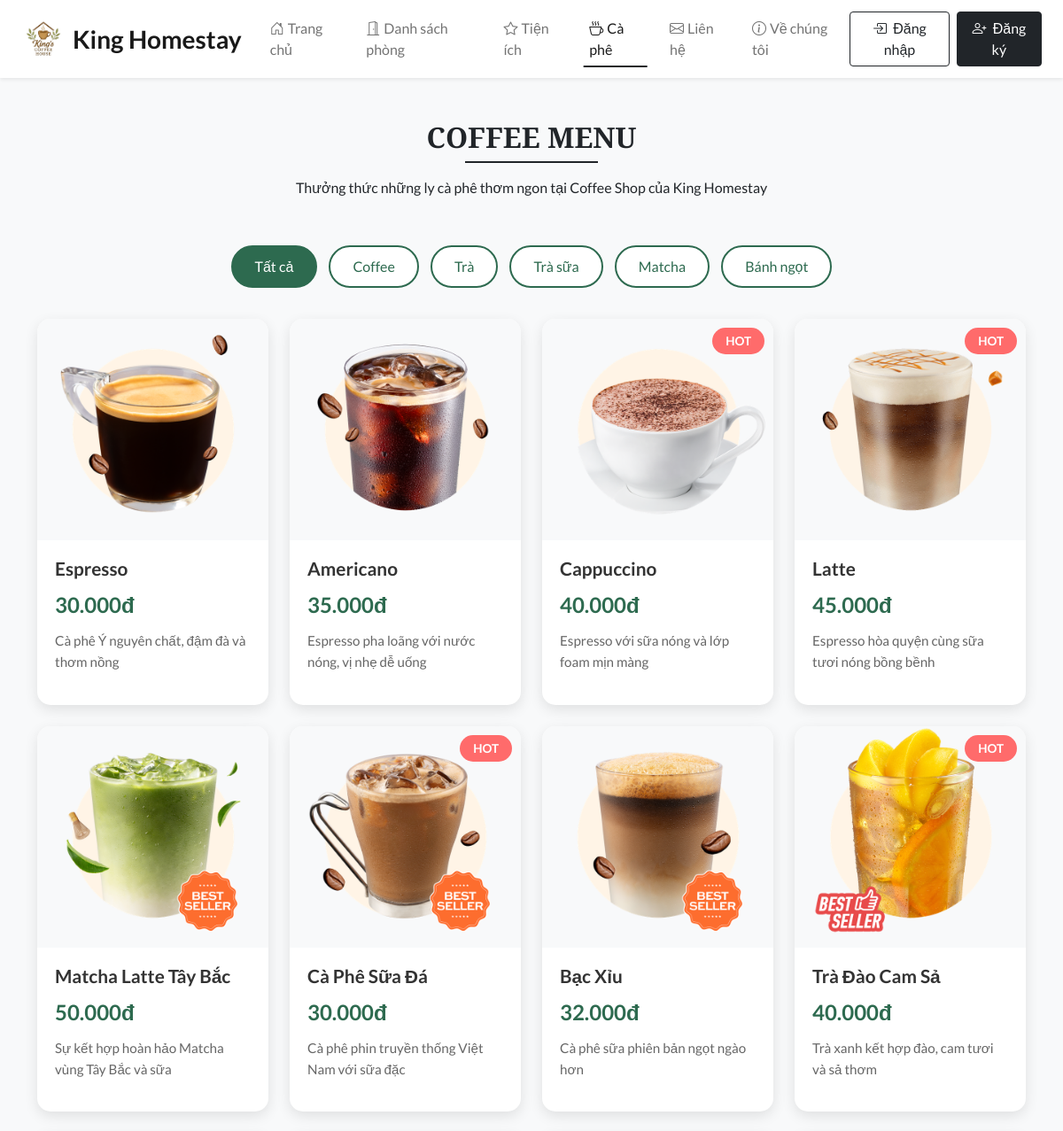
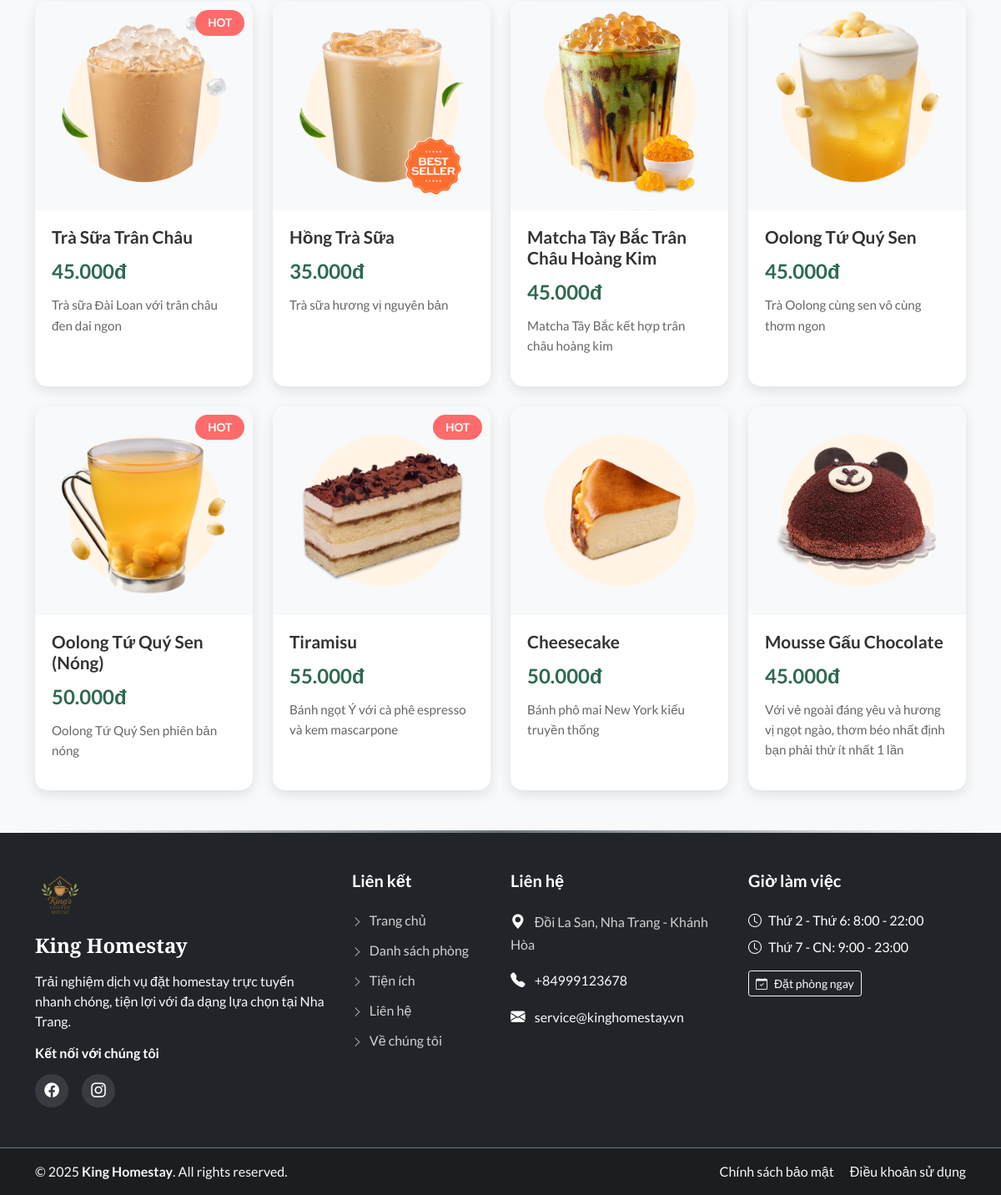
The page /coffee.php on the database its author committed (2 pictures, top to bottom).
### tables this page shows
CREATE TABLE `settings` (
  `sr_no` int(11) NOT NULL,
  `site_title` varchar(50) NOT NULL,
  `site_about` varchar(250) NOT NULL,
  `shutdown` tinyint(1) NOT NULL
);

CREATE TABLE `coffee` (
  `id` int(11) NOT NULL,
  `name` varchar(150) NOT NULL,
  `category` varchar(50) NOT NULL,
  `price` int(11) NOT NULL,
  `description` text DEFAULT NULL,
  `image` varchar(150) NOT NULL,
  `is_special` tinyint(1) NOT NULL DEFAULT 0,
  `display_order` int(11) NOT NULL DEFAULT 0,
  `status` tinyint(1) NOT NULL DEFAULT 1
);

CREATE TABLE `contact_details` (
  `sr_no` int(11) NOT NULL,
  `address` varchar(50) NOT NULL,
  `gmap` varchar(100) NOT NULL,
  `pn1` bigint(20) NOT NULL,
  `email` varchar(100) NOT NULL,
  `fb` varchar(100) NOT NULL,
  `insta` varchar(100) NOT NULL,
  `tw` varchar(100) NOT NULL,
  `iframe` varchar(300) NOT NULL
);

### admin/inc/db_config.php (called while the page is built, shortened)
<?php
  function select($sql, $values, $datatypes) {
    $con = $GLOBALS['con'];
    if($stmt = mysqli_prepare($con, $sql)){
      mysqli_stmt_bind_param($stmt, $datatypes, ...$values);
      if(mysqli_stmt_execute($stmt)){
        $res = mysqli_stmt_get_result($stmt);
        return $res;
      }
      else{
        mysqli_stmt_close($stmt);
        die("Query cannot be executed - Execute");
      }
    }
    else{
      die("Query cannot be executed - Select");
    }
  }
?>

### coffee.php (the view, shortened to what this page needs)
<!DOCTYPE html>
<html lang="en">
<head>
  <?php require('inc/links.php'); ?>
</head>
<body class="bg-light">
  <?php require('inc/header.php'); ?>
  <div class="my-5 px-4">
    <h2 class="fw-bold h-font text-center">COFFEE MENU</h2>
    <div class="h-line bg-dark"></div>
    <p class="text-center mt-3">
      Thưởng thức những ly cà phê thơm ngon tại Coffee Shop của King Homestay
    </p>
  </div>
  <div class="container">
    <div class="category-filter text-center">
      <button class="category-btn active" onclick="filterCategory('all')">Tất cả</button>
      <button class="category-btn" onclick="filterCategory('coffee')">Coffee</button>
      <button class="category-btn" onclick="filterCategory('tea')">Trà</button>
      <button class="category-btn" onclick="filterCategory('milk tea')">Trà sữa</button>
      <button class="category-btn" onclick="filterCategory('matcha')">Matcha</button>
      <button class="category-btn" onclick="filterCategory('dessert')">Bánh ngọt</button>
    </div>
    <div class="row g-4 mb-5" id="coffee-menu">
      <?php
        $coffee_q = mysqli_query($con, "SELECT * FROM coffee WHERE status=1 ORDER BY display_order");
        while($coffee = mysqli_fetch_assoc($coffee_q))
        {
          $special_badge = $coffee['is_special'] ? '<div class="special-badge">HOT</div>' : '';
          $price_formatted = number_format($coffee['price'], 0, ',', '.') . 'đ';
          echo <<<menu
            <div class="col-lg-3 col-md-4 col-sm-6 coffee-item" data-category="{$coffee['category']}">
              <div class="coffee-card position-relative">
                $special_badge
                <img src="images/coffee/{$coffee['image']}" class="coffee-img" alt="{$coffee['name']}">
                <div class="coffee-body">
                  <h5 class="coffee-name">{$coffee['name']}</h5>
                  <div class="coffee-price">$price_formatted</div>
                  <p class="coffee-desc">{$coffee['description']}</p>
                </div>
              </div>
            </div>
          menu;
        }
      ?>
    </div>
  </div>
  <?php require('inc/footer.php'); ?>
</body>
</html>

### inc/header.php (shortened to what this page needs)
<nav id="nav-bar" class="navbar navbar-expand-lg navbar-light bg-white shadow-sm sticky-top">
  <div class="container-fluid px-lg-4">
    <a class="navbar-brand d-flex align-items-center fw-bold fs-3 h-font order-lg-1" href="index.php">
      <img src="images/logohm.png" alt="Logo" width="50" height="50" class="me-2">
      <span class="d-none d-lg-inline"><?php echo $settings_r['site_title'] ?></span>
    </a>
    <div class="d-flex align-items-center order-lg-3 ms-auto">
      <?php
        if(isset($_SESSION['login']) && $_SESSION['login']==true)
        {
          $path = USERS_IMG_PATH;
          echo<<<data
            <div class="dropdown">
              <button class="btn btn-light shadow-none d-flex align-items-center dropdown-toggle" type="button" data-bs-toggle="dropdown" aria-expanded="false">
                <img src="$path$_SESSION[uPic]" style="width: 35px; height: 35px;" class="rounded-circle me-2">
                <span class="d-none d-md-inline">$_SESSION[uName]</span>
              </button>
              <ul class="dropdown-menu dropdown-menu-end shadow">
                <li><a class="dropdown-item" href="profile.php"><i class="bi bi-person me-2"></i>Hồ sơ cá nhân</a></li>
                <li><a class="dropdown-item" href="bookings.php"><i class="bi bi-calendar-check me-2"></i>Lịch sử đặt phòng</a></li>
                <li><hr class="dropdown-divider"></li>
                <li><a class="dropdown-item text-danger" href="logout.php"><i class="bi bi-box-arrow-right me-2"></i>Đăng xuất</a></li>
              </ul>
            </div>
          data;
        }
        else
        {
          echo<<<data
            <button type="button" class="btn btn-outline-dark shadow-none me-2" data-bs-toggle="modal" data-bs-target="#loginModal">
              <i class="bi bi-box-arrow-in-right me-1"></i>
              <span class="d-none d-sm-inline">Đăng nhập</span>
            </button>
            <button type="button" class="btn btn-dark shadow-none" data-bs-toggle="modal" data-bs-target="#registerModal">
              <i class="bi bi-person-plus me-1"></i>
              <span class="d-none d-sm-inline">Đăng ký</span>
            </button>
          data;
        }
      ?>
    </div>
    <div class="collapse navbar-collapse order-lg-2" id="navbarSupportedContent">
      <ul class="navbar-nav me-auto mb-2 mb-lg-0">
        <li class="nav-item">
          <a class="nav-link px-3" href="index.php">
            <i class="bi bi-house-door me-1"></i>Trang chủ
          </a>
        </li>
        <li class="nav-item">
          <a class="nav-link px-3" href="rooms.php">
            <i class="bi bi-door-open me-1"></i>Danh sách phòng
          </a>
        </li>
        <li class="nav-item">
          <a class="nav-link px-3" href="facilities.php">
            <i class="bi bi-star me-1"></i>Tiện ích
          </a>
        </li>
        <li class="nav-item">
          <a class="nav-link px-3" href="coffee.php">
            <i class="bi bi-cup-hot me-1"></i>Cà phê
          </a>
        </li>
        <li class="nav-item">
          <a class="nav-link px-3" href="contact.php">
            <i class="bi bi-envelope me-1"></i>Liên hệ
          </a>
        </li>
        <li class="nav-item">
          <a class="nav-link px-3" href="about.php">
            <i class="bi bi-info-circle me-1"></i>Về chúng tôi
          </a>
        </li>
      </ul>
    </div>
  </div>
</nav>

### inc/footer.php (shortened to what this page needs)
<footer class="footer-section bg-dark text-white">
  <div class="container py-5">
    <div class="row g-4">
      <div class="col-lg-4 col-md-6">
        <div class="footer-brand mb-3">
          <img src="images/logohm.png" alt="Logo" width="60" height="60" class="mb-3">
          <h3 class="h-font fw-bold fs-4 text-white"><?php echo $settings_r['site_title'] ?></h3>
        </div>
        <p class="text-light mb-3">
          <?php echo $settings_r['site_about'] ?>
        </p>
        <div class="social-links">
          <h6 class="fw-bold mb-3">Kết nối với chúng tôi</h6>
          <div class="d-flex gap-3">
            <a href="<?php echo $contact_r['fb'] ?>" class="social-icon" target="_blank" rel="noopener">
              <i class="bi bi-facebook"></i>
            </a>
            <a href="<?php echo $contact_r['insta'] ?>" class="social-icon" target="_blank" rel="noopener">
              <i class="bi bi-instagram"></i>
            </a>
          </div>
        </div>
      </div>
      <div class="col-lg-2 col-md-6">
        <h5 class="fw-bold mb-4 text-white">Liên kết</h5>
        <ul class="footer-links list-unstyled">
          <li><a href="index.php"><i class="bi bi-chevron-right me-2"></i>Trang chủ</a></li>
          <li><a href="rooms.php"><i class="bi bi-chevron-right me-2"></i>Danh sách phòng</a></li>
          <li><a href="facilities.php"><i class="bi bi-chevron-right me-2"></i>Tiện ích</a></li>
          <li><a href="contact.php"><i class="bi bi-chevron-right me-2"></i>Liên hệ</a></li>
          <li><a href="about.php"><i class="bi bi-chevron-right me-2"></i>Về chúng tôi</a></li>
        </ul>
      </div>
      <div class="col-lg-3 col-md-6">
        <h5 class="fw-bold mb-4 text-white">Liên hệ</h5>
        <ul class="list-unstyled contact-info">
          <li class="mb-3">
            <i class="bi bi-geo-alt-fill me-2"></i>
            <span><?php echo $contact_r['address'] ?? 'Địa chỉ homestay' ?></span>
          </li>
          <li class="mb-3">
            <i class="bi bi-telephone-fill me-2"></i>
            <a href="tel:<?php echo $contact_r['pn1'] ?? '' ?>" class="text-light text-decoration-none">
              +<?php echo $contact_r['pn1'] ?? 'Số điện thoại' ?>
            </a>
          </li>
          <li class="mb-3">
            <i class="bi bi-envelope-fill me-2"></i>
            <a href="mailto:<?php echo $contact_r['email'] ?? '' ?>" class="text-light text-decoration-none">
              <?php echo $contact_r['email'] ?? 'Email liên hệ' ?>
            </a>
          </li>
        </ul>
      </div>
      <div class="col-lg-3 col-md-6">
        <h5 class="fw-bold mb-4 text-white">Giờ làm việc</h5>
        <ul class="list-unstyled">
          <li class="mb-2"><i class="bi bi-clock me-2"></i>Thứ 2 - Thứ 6: 8:00 - 22:00</li>
          <li class="mb-2"><i class="bi bi-clock me-2"></i>Thứ 7 - CN: 9:00 - 23:00</li>
          <li class="mt-3">
            <button class="btn btn-outline-light btn-sm">
              <i class="bi bi-calendar-check me-2"></i>Đặt phòng ngay
            </button>
          </li>
        </ul>
      </div>
    </div>
  </div>
  <div class="footer-bottom py-3 border-top border-secondary">
    <div class="container">
      <div class="row align-items-center">
        <div class="col-md-6 text-center text-md-start mb-2 mb-md-0">
          <p class="mb-0 text-light">
            © <?php echo date("Y"); ?> <strong><?php echo $settings_r['site_title'] ?></strong>. All rights reserved.
          </p>
        </div>
        <div class="col-md-6 text-center text-md-end">
          <p class="mb-0 text-light">
            <a href="#" class="text-light text-decoration-none me-3">Chính sách bảo mật</a>
            <a href="#" class="text-light text-decoration-none">Điều khoản sử dụng</a>
          </p>
        </div>
      </div>
    </div>
  </div>
</footer>

### css/common.css (style rules this page uses)
:root { --teal: #2D6A4F; --teal_hover: #2D6A4F; }
* { font-family: 'Lato', sans-serif; }
.h-font { font-family: 'Merriweather', serif; }
.h-line { width: 150px; margin: 0 auto; height: 1.7px; }

### coffee.php (style rules this page uses)
.coffee-card { background: white; border-radius: 15px; overflow: hidden; box-shadow: 0 5px 15px rgba(0,0,0,0.1); transition: transform 0.3s ease, box-shadow 0.3s ease; height: 100%; }
.coffee-img { width: 100%; height: 250px; object-fit: contain; object-position: center; background: #f8f9fa; }
.coffee-body { padding: 20px; }
.coffee-name { font-size: 1.3rem; font-weight: bold; color: #333; margin-bottom: 10px; }
.coffee-price { font-size: 1.5rem; color: var(--teal); font-weight: bold; margin-bottom: 10px; }
.coffee-desc { color: #666; font-size: 0.95rem; line-height: 1.6; }
.special-badge { position: absolute; top: 10px; right: 10px; background: #ff6b6b; color: white; padding: 5px 15px; border-radius: 20px; font-weight: bold; font-size: 0.85rem; }
.category-filter { margin-bottom: 30px; }
.category-btn { margin: 5px; padding: 10px 25px; border: 2px solid var(--teal); background: white; color: var(--teal); border-radius: 25px; cursor: pointer; transition: all 0.3s ease; }
.category-btn:hover, .category-btn.active { background: var(--teal); color: white; }

### inc/header.php (style rules this page uses)
#nav-bar { padding: 0.75rem 0; transition: all 0.3s ease; }
.navbar-brand { font-size: 1.5rem; transition: transform 0.3s ease; }
.nav-link { font-weight: 500; position: relative; transition: color 0.3s ease; }
.nav-link::after { content: ''; position: absolute; bottom: 0; left: 50%; width: 0; height: 2px; background-color: #212529; transition: all 0.3s ease; transform: translateX(-50%); }
.nav-link:hover::after, .nav-link.active::after { width: 80%; }

### inc/footer.php (style rules this page uses)
.footer-section { position: relative; overflow: hidden; }
.footer-section::before { content: ''; position: absolute; top: 0; left: 0; right: 0; height: 3px; background: linear-gradient(90deg, #fff, #6c757d, #fff); }
.footer-brand h3 { margin-bottom: 0; }
.social-icon { width: 40px; height: 40px; display: inline-flex; align-items: center; justify-content: center; background-color: rgba(255, 255, 255, 0.1); color: #fff; border-radius: 50%; text-decoration: none; transition: all 0.3s ease; font-size: 1.1rem; }
.footer-links li { margin-bottom: 0.75rem; }
.footer-links a { color: #d1d1d1; text-decoration: none; transition: all 0.3s ease; display: inline-block; }
.footer-links i { font-size: 0.8rem; transition: transform 0.3s ease; }
.contact-info li { color: #d1d1d1; line-height: 1.6; }
.contact-info i { color: #fff; font-size: 1.1rem; }
.footer-bottom { background-color: rgba(0, 0, 0, 0.2); }

### rows shown on the page
settings: site_title "King Homestay", site_about "Trải nghiệm dịch vụ đặt homestay trực tuyến nhanh chóng, tiện lợi với đa dạng lựa chọn tại Nha Trang."
coffee: image (picture), name "Espresso", price "30.000đ", description "Cà phê Ý nguyên chất, đậm đà và thơm nồng"
coffee: image (picture), name "Americano", price "35.000đ", description "Espresso pha loãng với nước nóng, vị nhẹ dễ uống"
coffee: is_special "HOT", image (picture), name "Cappuccino", price "40.000đ", description "Espresso với sữa nóng và lớp foam mịn màng"
coffee: is_special "HOT", image (picture), name "Latte", price "45.000đ", description "Espresso hòa quyện cùng sữa tươi nóng bồng bềnh"
coffee: image (picture), name "Matcha Latte Tây Bắc", price "50.000đ", description "Sự kết hợp hoàn hảo Matcha vùng Tây Bắc và sữa"
coffee: is_special "HOT", image (picture), name "Cà Phê Sữa Đá", price "30.000đ", description "Cà phê phin truyền thống Việt Nam với sữa đặc"
coffee: image (picture), name "Bạc Xỉu", price "32.000đ", description "Cà phê sữa phiên bản ngọt ngào hơn"
coffee: is_special "HOT", image (picture), name "Trà Đào Cam Sả", price "40.000đ", description "Trà xanh kết hợp đào, cam tươi và sả thơm"
coffee: is_special "HOT", image (picture), name "Trà Sữa Trân Châu", price "45.000đ", description "Trà sữa Đài Loan với trân châu đen dai ngon"
coffee: image (picture), name "Hồng Trà Sữa", price "35.000đ", description "Trà sữa hương vị nguyên bản"
coffee: image (picture), name "Matcha Tây Bắc Trân Châu Hoàng Kim", price "45.000đ", description "Matcha Tây Bắc kết hợp trân châu hoàng kim"
coffee: image (picture), name "Oolong Tứ Quý Sen", price "45.000đ", description "Trà Oolong cùng sen vô cùng thơm ngon"
coffee: is_special "HOT", image (picture), name "Oolong Tứ Quý Sen (Nóng)", price "50.000đ", description "Oolong Tứ Quý Sen phiên bản nóng"
coffee: is_special "HOT", image (picture), name "Tiramisu", price "55.000đ", description "Bánh ngọt Ý với cà phê espresso và kem mascarpone"
coffee: image (picture), name "Cheesecake", price "50.000đ", description "Bánh phô mai New York kiểu truyền thống"
coffee: image (picture), name "Mousse Gấu Chocolate", price "45.000đ", description "Với vẻ ngoài đáng yêu và hương vị ngọt ngào, thơm béo nhất định bạn phải thử ít nhất 1 lần"
contact_details: address "Đồi La San, Nha Trang - Khánh Hòa", pn1 "84999123678", email "service@kinghomestay.vn"
